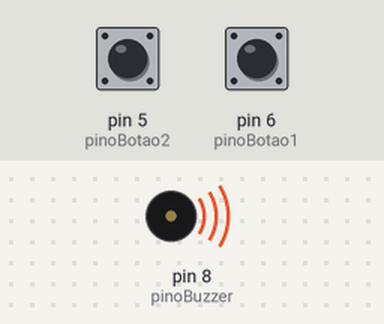
Bench run of a sketch on a simulated Arduino Uno, built with avr-gcc and run on an emulated ATmega328P. Shown: buzzer (waves = sounding). Inputs (shaded band) come from the test bench; at power-on: pin 5 (pinoBotao2) HIGH, pin 6 (pinoBotao1) HIGH.

Above: at 0.5 s.
Timing chart, 0 to 4.6 s (numbered marks = the images above):
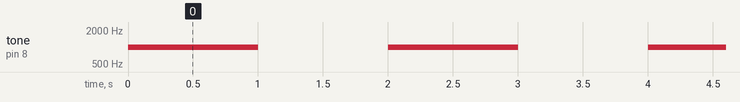

Measured:
- by itself, tone on pin 8 (pinoBuzzer): alternates 1000 Hz for 1.0 s and silent for 1.0 s

The sketch:

buzzer.ino
```cpp
int frequencia = 1000;
const int pinoBuzzer = 8;
const int pinoBotao1 = 6;
const int pinoBotao2 = 5;

void setup() {
  pinMode(pinoBuzzer, OUTPUT);
  pinMode(pinoBotao1, INPUT_PULLUP);
  pinMode(pinoBotao2, INPUT_PULLUP);
}

void loop() {
  if (digitalRead(pinoBotao1) == LOW) {
    frequencia = frequencia + 100;
  }

  if (digitalRead(pinoBotao2) == LOW){
    frequencia = frequencia - 100;
  }

  tone(pinoBuzzer, frequencia);
  delay(1000);
  noTone(pinoBuzzer);
  delay(1000);
}
```
